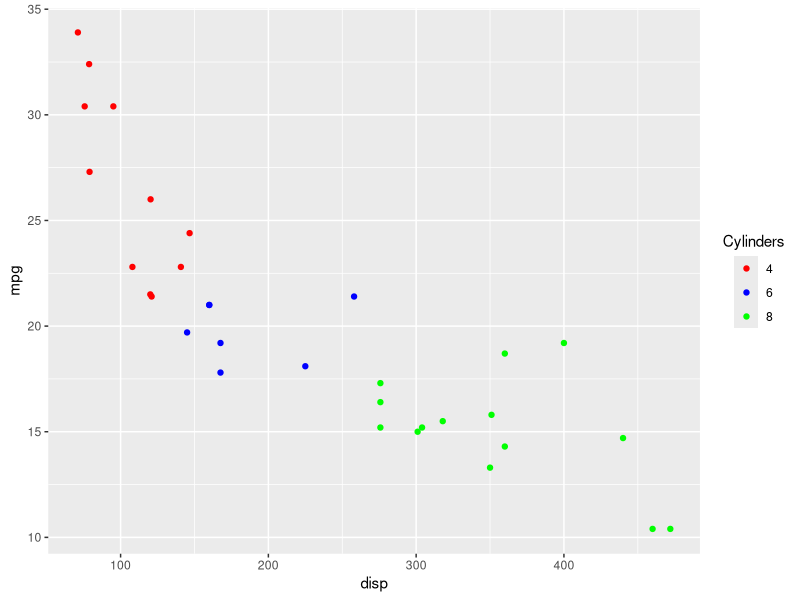
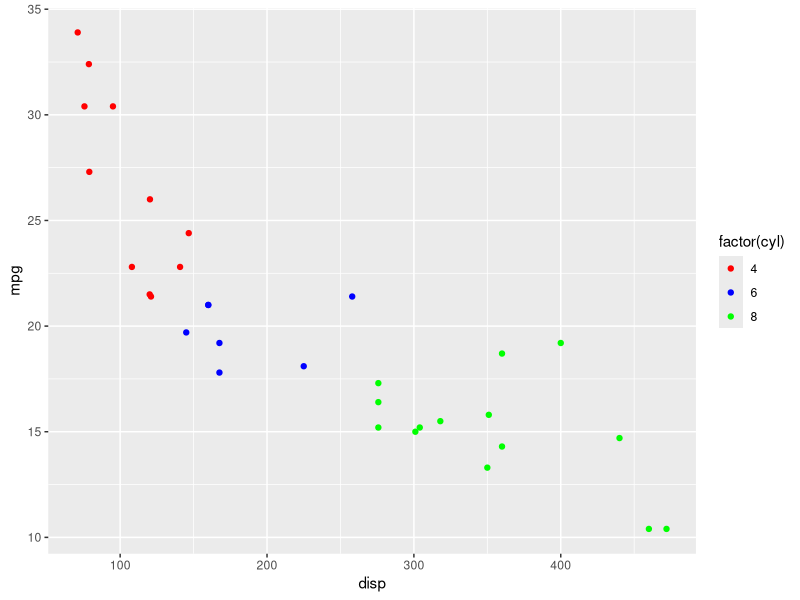
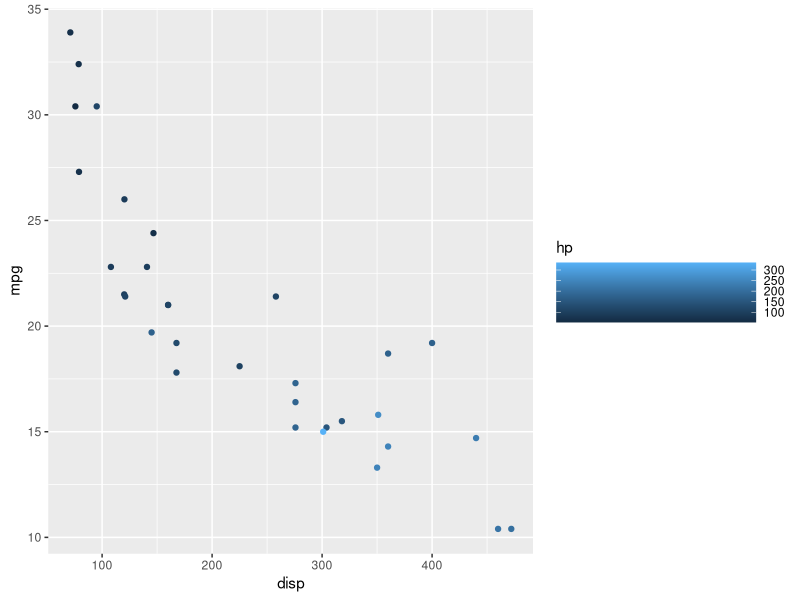

The R source for these figures, in order:
# Chapter exercises verification (run from repo root).
library(ggplot2)
p1 <- ggplot(mtcars) + geom_point(aes(disp, mpg, color = factor(cyl))) + scale_color_manual(values = c("red", "blue", "green"), guide = guide_legend(title = "Cylinders", title.hjust = 0.5))
p2 <- ggplot(mtcars) + geom_point(aes(disp, mpg, color = factor(cyl))) + scale_color_manual(values = c("red", "blue", "green"), guide = guide_legend(label.position = "right"))
p3 <- ggplot(mtcars) + geom_point(aes(disp, mpg, color = hp)) + scale_color_continuous(guide = guide_colorbar(barwidth = 10, barheight = 3))
invisible(lapply(list(p1, p2, p3), ggplot_build))
message("ch-legend OK")
